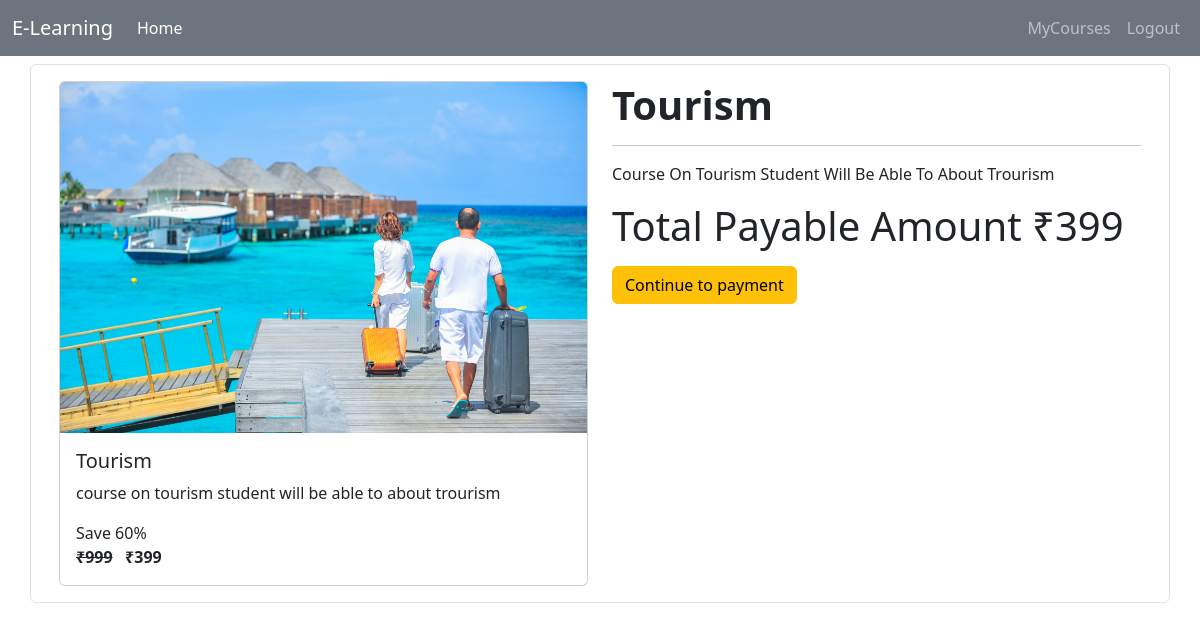
Screenshot of /checkout/tourism_course/ (signed in) with the database file from the repository.
### courses/models/course.py (models this page shows, shortened)
class Course(models.Model):
    name= models.CharField(max_length= 30,null=False)
    slug= models.CharField(max_length=50, null=False, unique=True)
    description= models.CharField(max_length= 100, null=True)
    price= models.IntegerField(null=False)
    discount= models.IntegerField(null=False, default=0)
    active= models.BooleanField(default=False)
    resource= models.FileField(upload_to= 'files/resource')
    date= models.DateTimeField(auto_now_add=True)
    thumbnail=models.ImageField(upload_to= 'files/thumbnail')
    length= models.IntegerField(null=False)

### courses/views/checkout_page.py (the view, shortened to what this page needs)
# urls.py: path('checkout/<str:slug>/',checkout, name= 'checkout'),
@login_required(login_url='/login')
def checkout(request, slug):
    payment= None
    course= Course.objects.filter(slug=slug).first()
    user= request.user
    action= request.GET.get('action')    #if this action is there then only create the order id
    context={'course':course}
    return render(request,'courses/checkout.html', context)

### courses/templatetags/custom_tag.py (called while the page is built)
@register.simple_tag
def cal_sell_price(price , discount):
    if(discount is None or discount is 0):
        return price
    sellprice = price - (price * discount * 0.01)
    return math.floor(sellprice)

@register.filter
def rupee(price):
    return f'₹{price}'

@register.filter
def capitalize(string):
    return string.title()

### courses/templates/courses/checkout.html (shortened to what this page needs)
{% extends 'courses/base.html' %}
{% load custom_tag %}
{% load crispy_forms_tags %}
{% block content %}
<div class="container mt-2">
   <div class="row border p-3 rounded">
    <div class="col-sm-6">
        <div class="card h-100">
            <img src="{{ course.thumbnail.url }}" class="card-img-top" alt="...">
             <div class="card-body">
                <h5 class="card-title">{{ course.name }}</h5>
                <p class="card-text">{{ course.description }}</p>
                <p class="card-text">
                 Save {{ course.discount }}% <br>
                <strong> <del>{{ course.price|rupee }}</del> &nbsp {% cal_sell_price course.price course.discount as value %} {{ value|rupee}} </strong>
                </p>
            </div>
            </div>
        </div>
        <div class="col">
            <p class="display-6 fw-bold">{{ course.name }}</p>
        <hr>
           <p> {{ course.description|capitalize }} </p>
            <p class="display-6">Total Payable Amount {% cal_sell_price course.price course.discount as value %} {{ value |rupee }} </p>
            <a href="?action=create_order" class="btn btn-warning">Continue to payment</a>
        </div>
    </div>
   </div>
{% endblock content %}

### courses/templates/courses/base.html (shortened to what this page needs)
<!doctype html>
<html lang="en">
  <head>
    <link href="https://cdn.jsdelivr.net/npm/bootstrap@5.3.0-alpha1/dist/css/bootstrap.min.css" rel="stylesheet">
    <link rel="stylesheet" href="https://cdnjs.cloudflare.com/ajax/libs/font-awesome/4.7.0/css/font-awesome.min.css">
  </head>
  <body>
    <nav class="navbar navbar-expand-lg bg-secondary"  data-bs-theme="dark" >
        <div class="container-fluid">
          <a class="navbar-brand" href="{% url 'home' %}">E-Learning</a>
          <div class="collapse navbar-collapse" id="navbarSupportedContent">
            <ul class="navbar-nav me-auto mb-2 mb-lg-0">
                <li class="nav-item">
                  <a class="nav-link active" aria-current="page" href="{% url 'home' %}">Home</a>
                </li>
              </ul>
            <ul class="navbar-nav ms-auto mb-2 mb-lg-0">
              {% if request.user.is_authenticated %}
              <li class="nav-item">
                <a class="nav-link" href="{% url 'mycourses' %}">MyCourses</a>
              </li>
              <li class="nav-item">
                <a class="nav-link" href="{% url 'logout' %}">Logout</a>
              </li>
              {% endif %}
            </ul>
          </div>
        </div>
      </nav>
    {% block content%}
    {% endblock %}
  </body>
</html>

### rows the page displays
Course: thumbnail (picture), name "Tourism", description "course on tourism student will be able to about trourism", discount "60", price "₹999", description "Course On Tourism Student Will Be Able To About Trourism"

### other values shown
{{ value|rupee }} "₹399"
{{ value |rupee }} "₹399"
